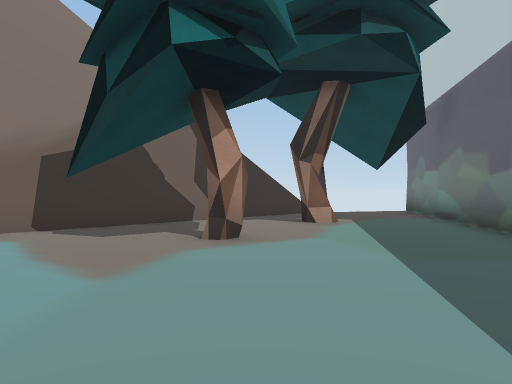
View 1 (above)

23 first-person views from a walk through a scene from a Unity 3-D project. The camera is 1.4 m above the floor, looks level and sees 70° across. The floor is counted in squares, 2 m on a side. Each view is taken from the middle of a square. On the plan, view 1 faces up. The plan holds only what a view shows up to about 11 squares ahead; the rest is blank. The place goes on beyond the plan. Some animated figures are not drawn.

View 2
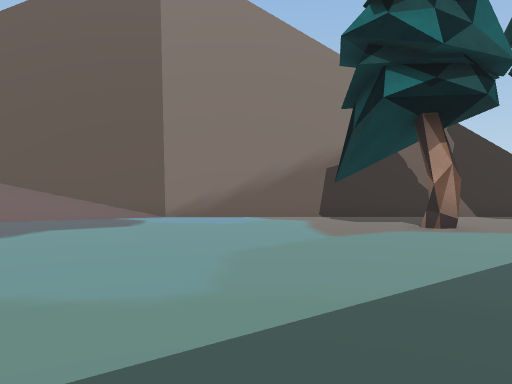

View 3
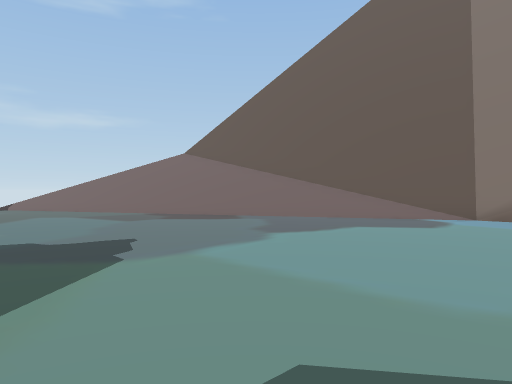

View 4
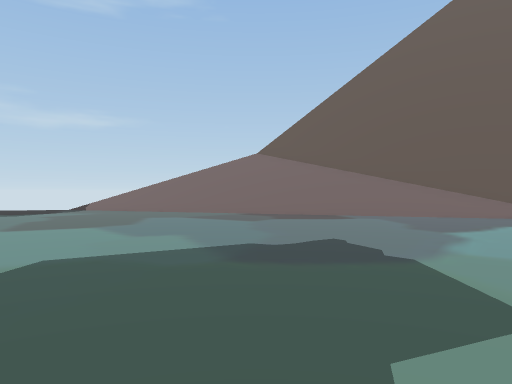

View 5
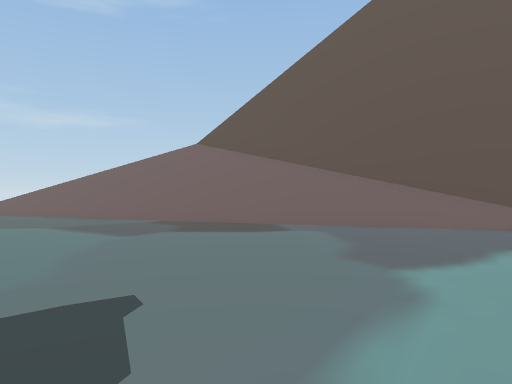

View 6
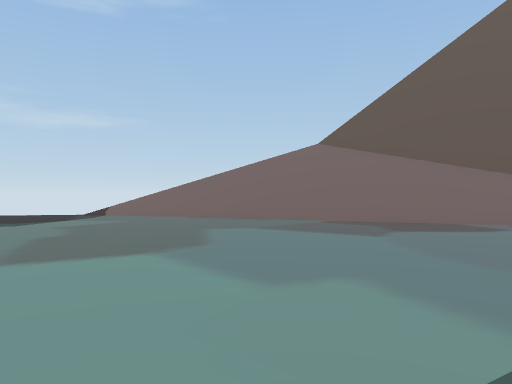

View 7
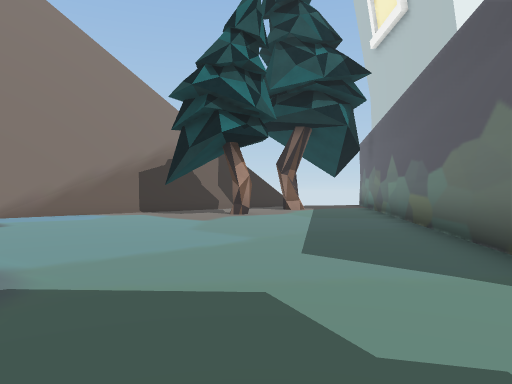

View 8
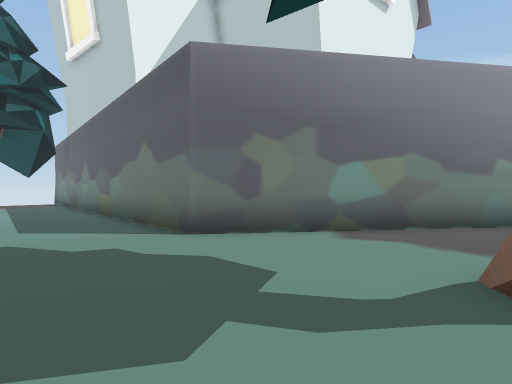

View 9
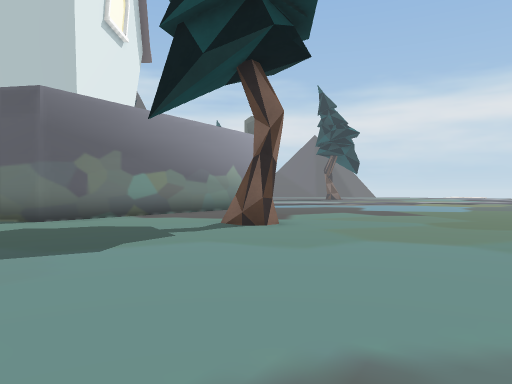

View 10
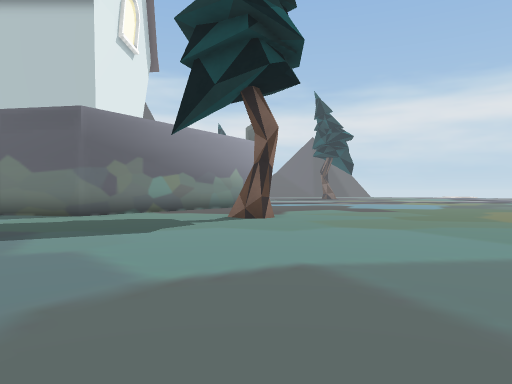

View 11
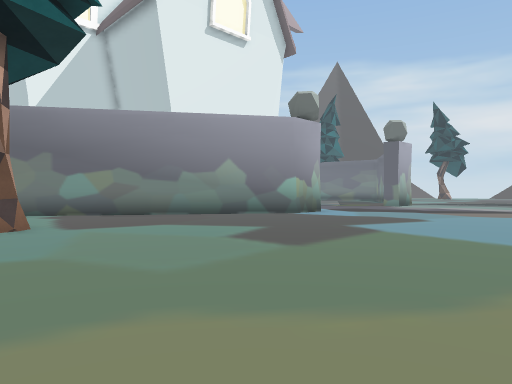

View 12
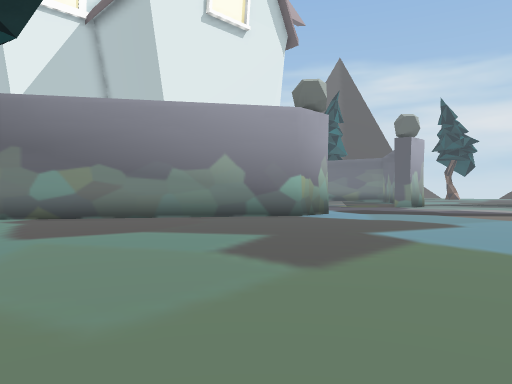

View 13
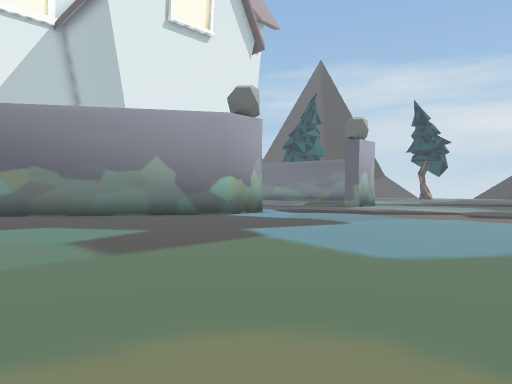

View 14
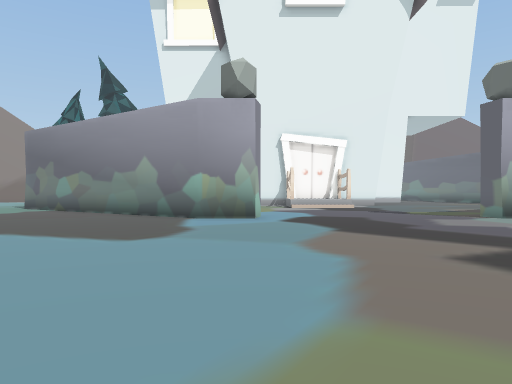

View 15
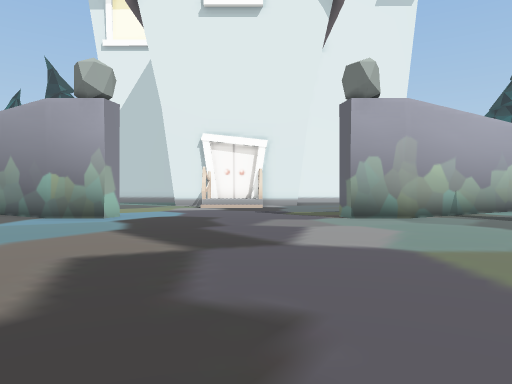

View 16
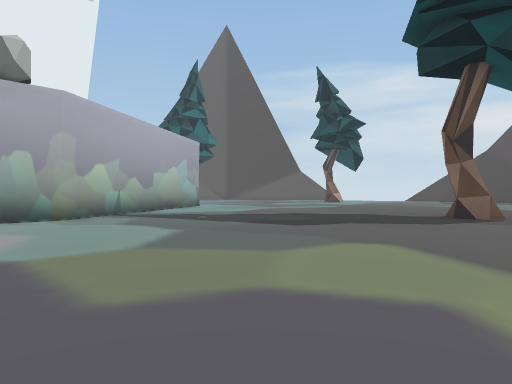

View 17
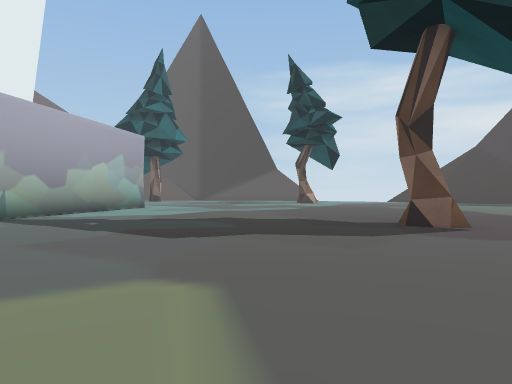

View 18
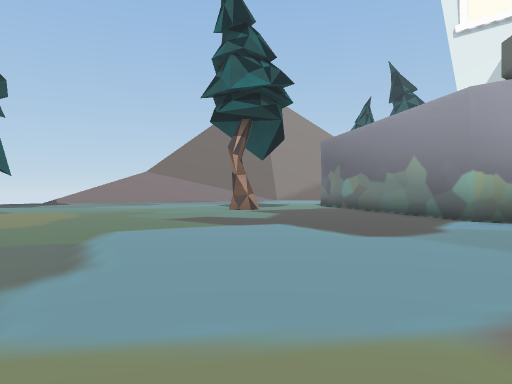

View 19
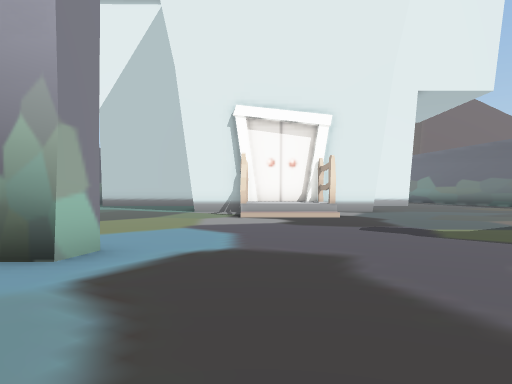

View 20
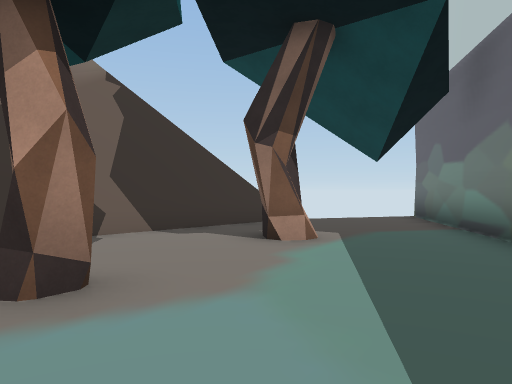

View 21
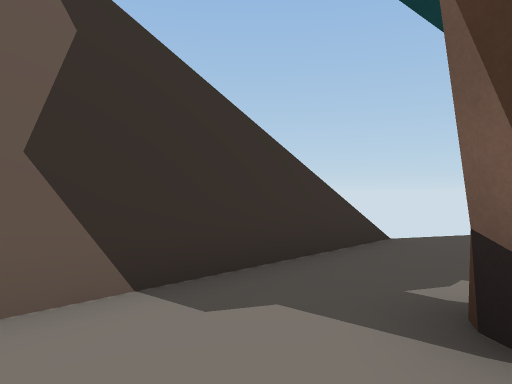

View 22
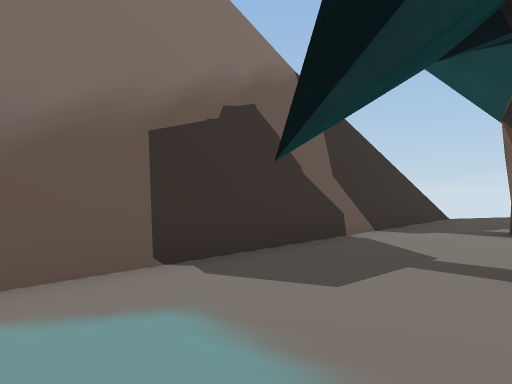

View 23
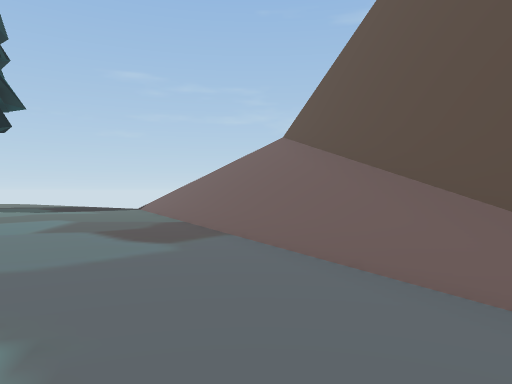

### Floor plan
Key: @ floor where view 1 was taken; # wall or solid block; . main floor; : floor 0.75 m higher than the main floor; / step, stairs or slope; v drop or lower ground; T tree.
Columns run from 13 left of view 1 to 28 right of it. Each row starts with its distance up from view 1.
 13                vv..#
 12              ##/...#
 11             ##/...##
 10            ##/....#
  9           ##/..T..#
  8          ##/......#
  7         ##/.......#
  6        ##/...T....#
  5       ##/........##
  4      ##/.........#
  3      #/..........#
  2     ##...........#
  1    ##/...........#
  0   ##//.......@...#
 -1   #//...........##
 -2  ##//...........#      ....:::.....
 -3 ##///...........#      ....///.....
 -4 #///............#      ...........
 -5 #///............###     ..........
 -6  ///..............##    .........
 -7  //................###  ........    ##
 -8  //..................##  .......  ###..
 -9  //............T......####......###.....
-10  /.......................................
-11  /........................................
-12  /....   .................................
-13  ....     ................................
-14             ..............................
-15              .............................
-16              ............................T
-17              ............................T
-18                 ........... ..............
-19                        ....  ........

Where each view was taken, in squares from view 1:
view 1: 0 up, 0 right, facing up
view 2: 2 down, 2 right, facing up-left
view 3: 2 down, 2 right, facing left
view 4: 5 down, 2 right, facing left
view 5: 3 down, 1 left, facing left
view 6: 7 down, 1 left, facing left
view 7: 6 down, 0 right, facing up
view 8: 9 down, 1 left, facing up-right
view 9: 9 down, 6 left, facing right
view 10: 9 down, 8 left, facing right
view 11: 17 down, 1 right, facing up-right
view 12: 16 down, 2 right, facing up-right
view 13: 18 down, 3 right, facing up-right
view 14: 19 down, 12 right, facing up
view 15: 19 down, 16 right, facing up
view 16: 19 down, 17 right, facing up-right
view 17: 19 down, 20 right, facing up-right
view 18: 19 down, 13 right, facing up-left
view 19: 13 down, 14 right, facing up
view 20: 3 up, 1 right, facing up
view 21: 7 up, 0 right, facing up
view 22: 3 up, 3 left, facing up
view 23: 2 up, 5 left, facing down-left
